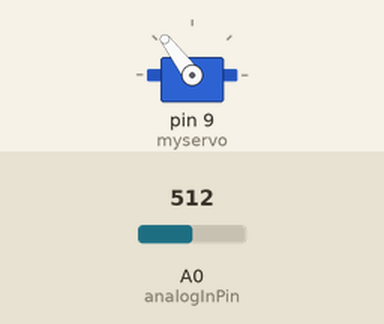
This sketch was run on a simulated Arduino Uno, built with avr-gcc and run on an emulated ATmega328P. Shown: servo. Inputs (shaded band) come from the test bench; at power-on: A0 (analogInPin) = 512.

Above: at 1.2 s.
1.3 s: A0 (analogInPin) set to 873
2.8 s: A0 (analogInPin) set to 903
At 3.2 s:
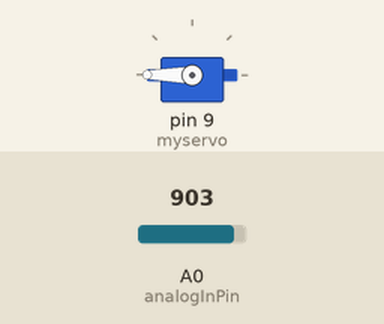
5.8 s: A0 (analogInPin) set to 880
At 6.4 s:
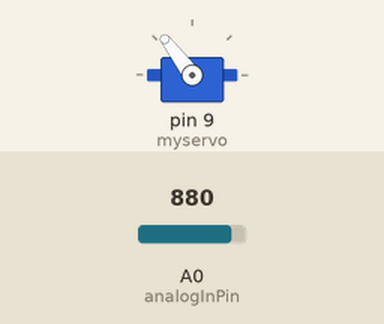
7.3 s: A0 (analogInPin) set to 900
At 7.7 s:
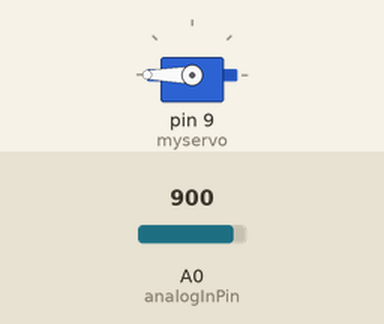
Timing chart, 0 to 11.3 s (numbered marks = the images above; inputs shaded):
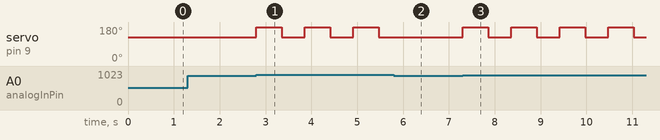

Measured:
- the behaviour switches between 890 and 891 on A0 (analogInPin) (found by bisection; images 0 and 1)
- after the input at 1.3 s, every drawn part: stays the same
- after the input at 2.8 s, servo on pin 9 (myservo): alternates 180° for 0.56 s and 127° for 0.50 s, starting at once
- after the input at 5.8 s, servo on pin 9 (myservo): stays 127° (without the input it goes to 180° after 0.17 s)
- after the input at 7.3 s, servo on pin 9 (myservo): alternates 180° for 0.56 s and 127° for 0.50 s, starting at once

The sketch:

vending_machine.ino
```cpp
#include <Servo.h>

Servo myservo;
int sensorValue = 0;
int analogInPin = A0;

void setup() {
  //run once
  myservo.attach(9);  //servo signal pin 9
  myservo.write(127);  //stop servo
}

void loop() {
 sensorValue = analogRead(analogInPin);  //read sensor
 if(sensorValue>890) {  //if coin
 myservo.write(200);  //start moving servo
 delay(555);  //wait
 myservo.write(127);  //stop moving servo
 delay(500);  //wait for noise to die down
 };
 delay(2);  //sampling speed
}
```
